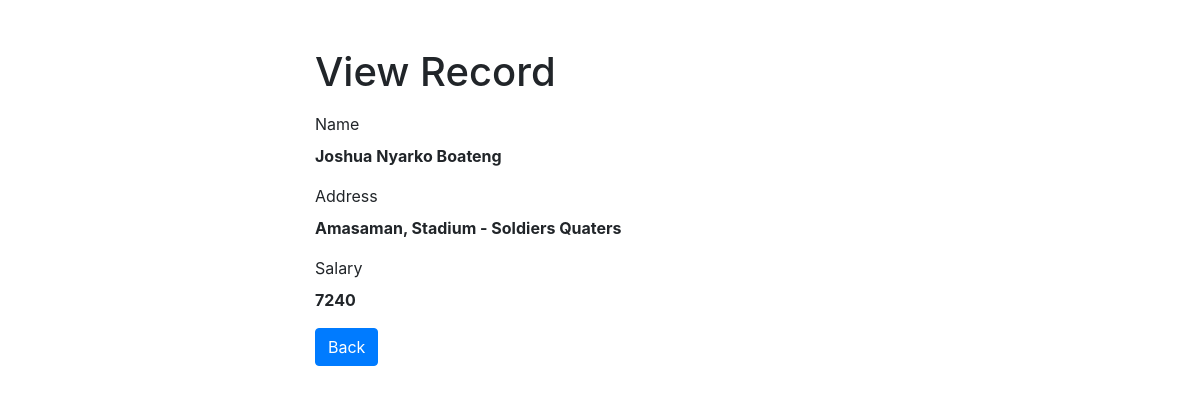
Screenshot of /read.php?id=3 with the database file from the repository.
### tables this page shows
CREATE TABLE `employees` (
  `id` int(11) NOT NULL,
  `name` varchar(100) NOT NULL,
  `address` varchar(255) NOT NULL,
  `salary` int(10) NOT NULL
);

### read.php (the view, shortened to what this page needs)
<?php
if (isset($_GET["id"]) && !empty(trim($_GET["id"]))) {
    require_once "database_connection.php";
    $sql = "SELECT * FROM employees WHERE id = ?";
    if ($stmt = mysqli_prepare($link, $sql)) {
        mysqli_stmt_bind_param($stmt, "i", $param_id);
        if (mysqli_stmt_execute($stmt)) {
            $result = mysqli_stmt_get_result($stmt);
            if (mysqli_num_rows($result) == 1) {
                $row = mysqli_fetch_array($result, MYSQLI_ASSOC);
            } else {
                header("location: error.php");
                exit();
            }
        } else {
            echo "Oops! Something went wrong. Please try again later.";
        }
    }
} else {
    header("location: error.php");
    exit();
}
?>
<!DOCTYPE html>
<html lang="en">
<head>
    <link rel="stylesheet" href="https://stackpath.bootstrapcdn.com/bootstrap/4.5.2/css/bootstrap.min.css">
</head>
<body>
    <div class="wrapper">
        <div class="container-fluid">
            <div class="row">
                <div class="col-md-12">
                    <h1 class="mt-5 mb-3">View Record</h1>
                    <div class="form-group">
                        <label>Name</label>
                        <p><b><?php echo $row["name"]; ?></b></p>
                    </div>
                    <div class="form-group">
                        <label>Address</label>
                        <p><b><?php echo $row["address"]; ?></b></p>
                    </div>
                    <div class="form-group">
                        <label>Salary</label>
                        <p><b><?php echo $row["salary"]; ?></b></p>
                    </div>
                    <p><a href="index.php" class="btn btn-primary">Back</a></p>
                </div>
            </div>
        </div>
    </div>
</body>
</html>

### read.php (style rules this page uses)
.wrapper { width: 600px; margin: 0 auto; }

### rows the page displays
employees: name "Joshua Nyarko Boateng", address "Amasaman, Stadium - Soldiers Quaters", salary "7240"
